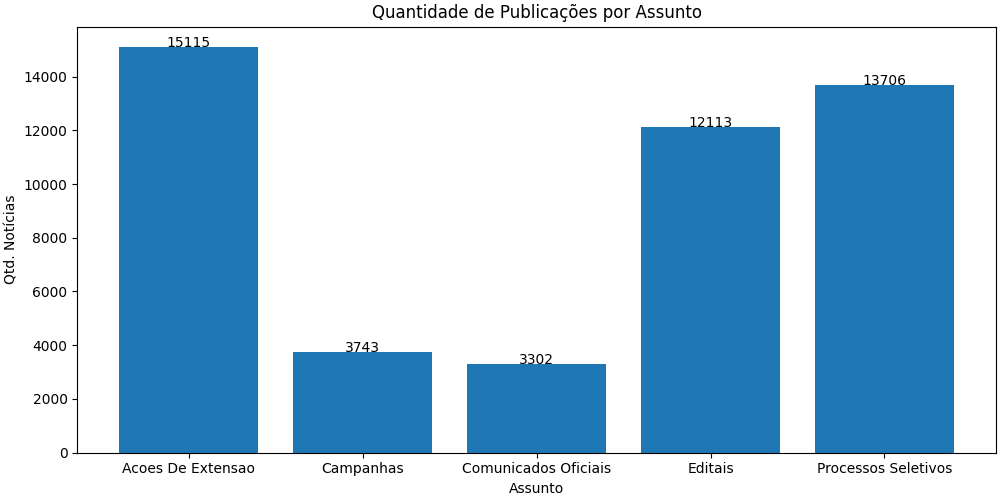

Reproduce this figure in Python.
import pandas as pd
import sqlite3 as sql
from matplotlib import pyplot as plt
import matplotlib.ticker as ticker


if __name__ == '__main__':
    with sql.connect('varit/database.db') as conn:
        df = pd.read_sql_query(sql='''
            SELECT assunto, count(*) as noticias FROM data group by assunto;
        ''', con=conn)
        fig, ax = plt.subplots(figsize=(10, 5), layout='constrained')
        ax.bar(df['assunto'].apply(lambda assunto: assunto.title()), df['noticias'])
        x = df['assunto'].values.tolist()
        y = df['noticias'].values.tolist()
        for i, v in enumerate(y):
            plt.text(i, v, str(v), ha='center')
        plt.title('Quantidade de Publicações por Assunto')
        plt.xlabel('Assunto')
        plt.ylabel('Qtd. Notícias')
        # plt.show()
        plt.savefig('contagem_publicacoes_assunto.png')